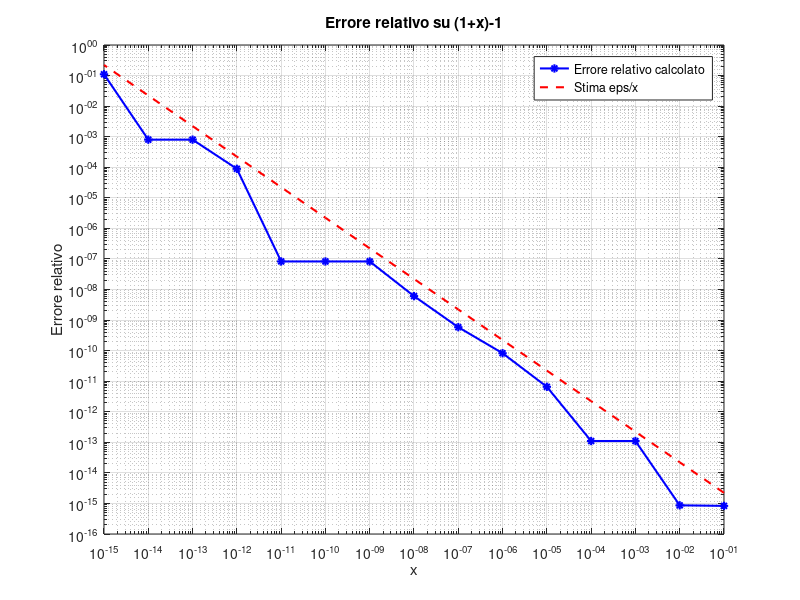

Reproduce this figure in MATLAB.
%------------------------------------------
% ESERCIZIO: Calcolo errore relativo della funzione: (1+x)-1
%-------------------------------------

clear; clc;  % Pulisco workspace e command window

% Definisco l'intervallo degli esponenti (Vettore riga da 1 a 15)
esp=1:15;

% Genero i valori di test per x (Calcolo le potenze)
x=10.^-esp;

% Calcolo il risultato
ris=(1+x)-1;

% Calcolo dell'errore relativo rispetto alla soluzione esatta
errrel=abs(x-ris)./abs(x);  % Uso "./" per dividere elemento per elemento

% Preparo i dati per stamparli a schermo
A=[x' ris' errrel'];        % Uso (') per trasporre i vettorri da riga a colonna

% Stampo le intestazioni della tabella
fprintf('%17s %24s %10s \n','x','(1+x)-1', 'Err-rel');  % Stesse larghezze dei dati (17, 24, 10)

% Stampo i valori veri e propri
% NB: Passo "A'" (la trasposta di A) perché la funzione fprintf di MATLAB legge le matrici scendendo per le colonne, non per le righe!
fprintf('%17.3e %24.15e %10.2e \n',A');

% --- Grafico degli errori relativi ---
figure;
% 1. Disegno l'errore relativo in scala bilogaritmica
loglog(x, errrel, 'b-*', 'LineWidth', 1.5);
hold on;  % Mantengo la figura per la retta di riferimento

% 2. Disegno la stima teorica dell'errore: eps/x
loglog(x, eps ./ x, 'r--', 'LineWidth', 1.5);
hold off;

% 3. Aggiungo titolo, etichette, legenda e griglia
title('Errore relativo su (1+x)-1');
xlabel('x');
ylabel('Errore relativo');
legend('Errore relativo calcolato', 'Stima eps/x', 'Location', 'northeast');
grid on;

% --- Salvataggio del grafico per il README ---
if ~exist('img', 'dir'), mkdir('img'); end                     % Creo la cartella img se non esiste
exportgraphics(gcf, 'img/errori.png', 'Resolution', 150);      % Salvo la figura corrente in PNG
